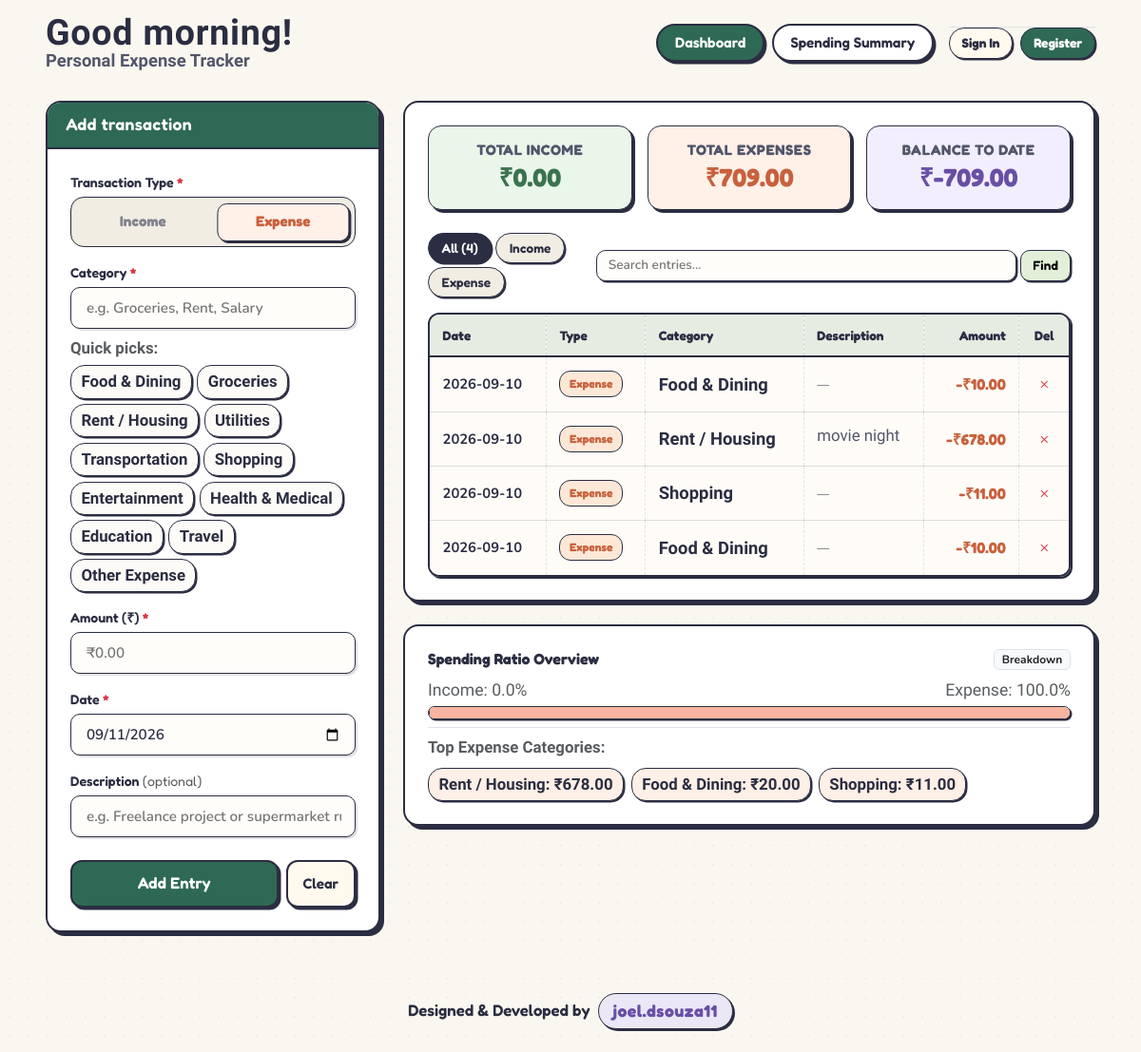
Before: / with the older database file.
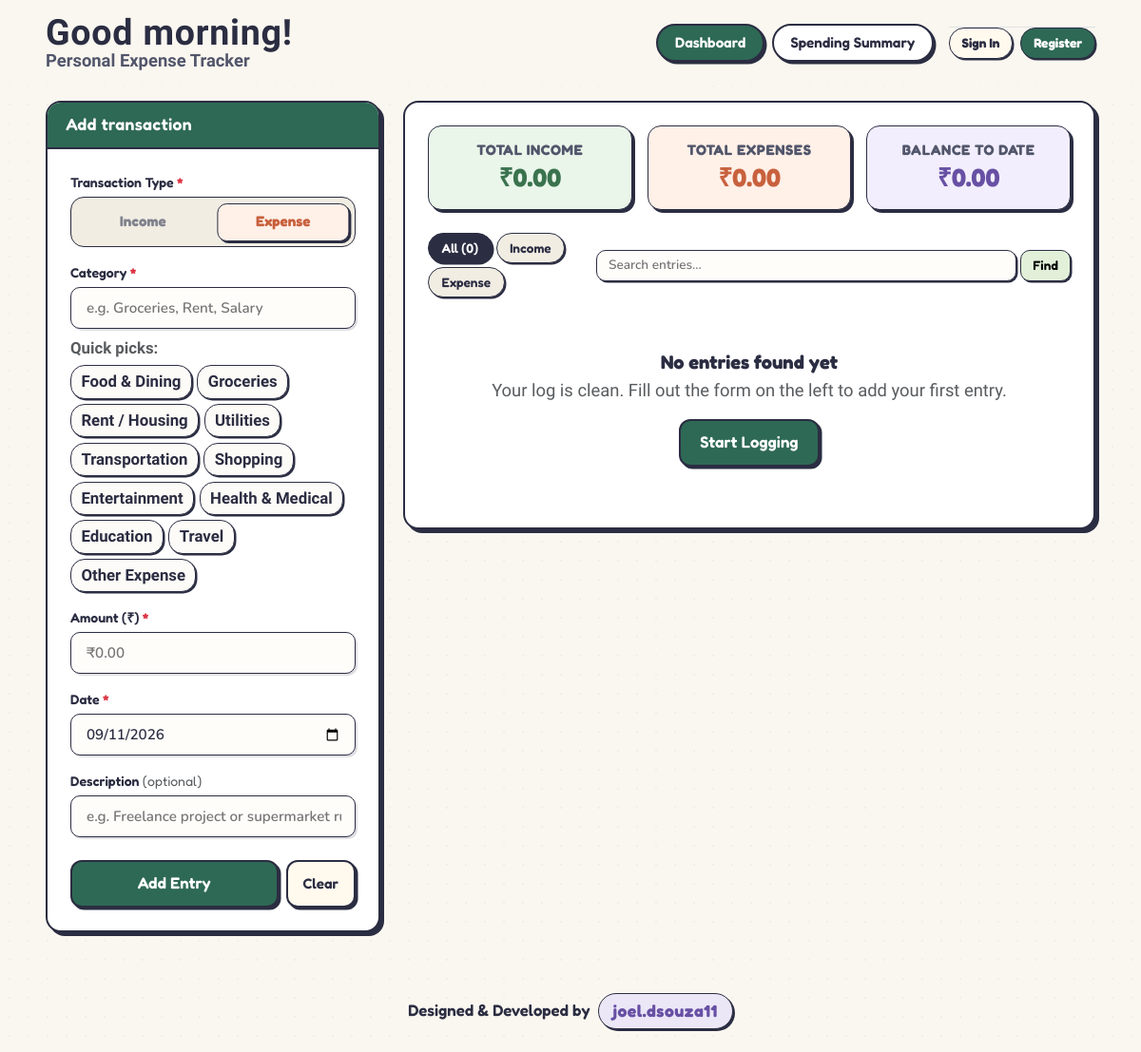
After: the same page with the newer database file.
### tables this page shows
CREATE TABLE transactions (
            id INTEGER PRIMARY KEY AUTOINCREMENT,
            type TEXT NOT NULL CHECK(type IN ('Income', 'Expense')),
            category TEXT NOT NULL,
            amount REAL NOT NULL CHECK(amount > 0),
            date TEXT NOT NULL,
            note TEXT DEFAULT '',
            created_at TIMESTAMP DEFAULT CURRENT_TIMESTAMP
        , user_id INTEGER NOT NULL DEFAULT 1);

### app.py (the view)
@app.route("/", methods=["GET"])
def index():
    user_id = session.get("user_id", 1)
    filter_type = request.args.get("type", "").strip()
    search_query = request.args.get("search", "").strip()
    transactions = database.get_all_transactions(
        user_id=user_id,
        filter_type=filter_type if filter_type in ("Income", "Expense") else None,
        search_query=search_query if search_query else None,
    )
    summary = database.get_financial_summary(user_id=user_id)
    breakdown = database.get_category_breakdown(user_id=user_id)
    today_str = datetime.today().strftime("%Y-%m-%d")
    return render_template(
        "index.html",
        transactions=transactions,
        summary=summary,
        breakdown=breakdown,
        filter_type=filter_type,
        search_query=search_query,
        today=today_str,
        active_tab="dashboard",
    )

### templates/index.html (shortened to what this page needs)
{% extends "base.html" %}
{% block content %}
<div class="container-fluid px-3 px-md-5">
  <div class="row g-4">
    <div class="col-12 col-lg-5 col-xl-4" id="addTransactionSection">
      <div class="tracker-card">
        <div class="tracker-card-header">
          <span class="tracker-header-title">Add transaction</span>
        </div>
        <div class="p-3 p-md-4">
          <form action="{{ url_for('add_transaction') }}" method="POST" id="transactionForm" novalidate>
            <div class="mb-3">
              <label class="doodle-label">Transaction Type <span class="text-danger">*</span></label>
              <div class="doodle-type-toggle is-expense" id="doodleTypeToggle">
                <div class="type-toggle-slider"></div>
                <button type="button" class="doodle-type-btn" id="typeIncomeBtn">
                  Income
                </button>
                <button type="button" class="doodle-type-btn active" id="typeExpenseBtn">
                  Expense
                </button>
              </div>
            </div>
            <div class="mb-3">
              <label for="categoryInput" class="doodle-label">Category <span class="text-danger">*</span></label>
              <div class="doodle-input-wrap">
                <input type="text" class="doodle-input ps-3" id="categoryInput" name="category" placeholder="e.g. Groceries, Rent, Salary" required>
              </div>
              <div class="mt-2">
                <span class="text-muted small fw-bold" style="font-family: 'Patrick Hand', cursive; font-size: 1.05rem;">
                  Quick picks:
                </span>
                <div class="category-pills-wrap" id="categoryPills">
                </div>
              </div>
            </div>
            <div class="mb-3">
              <label for="amountInput" class="doodle-label">Amount (₹) <span class="text-danger">*</span></label>
              <div class="doodle-input-wrap">
                <input type="number" step="0.01" min="0.01" class="doodle-input ps-3" id="amountInput" name="amount" placeholder="₹0.00" required>
              </div>
            </div>
            <div class="mb-3">
              <label for="dateInput" class="doodle-label">Date <span class="text-danger">*</span></label>
              <div class="doodle-input-wrap">
                <input type="date" class="doodle-input ps-3" id="dateInput" name="date" value="{{ today }}" required>
              </div>
            </div>
            <div class="mb-4">
              <label for="noteInput" class="doodle-label">Description <span class="text-muted fw-normal">(optional)</span></label>
              <div class="doodle-input-wrap">
                <input type="text" class="doodle-input ps-3" id="noteInput" name="note" placeholder="e.g. Freelance project or supermarket run">
              </div>
            </div>
            <div class="d-flex gap-2">
              <button type="submit" class="btn-doodle-primary flex-grow-1">
                <span>Add Entry</span>
              </button>
              <button type="reset" class="btn-doodle-secondary px-3" id="clearBtn">
                <span>Clear</span>
              </button>
            </div>
          </form>
        </div>
      </div>
    </div>
    <div class="col-12 col-lg-7 col-xl-8">
      <div class="doodle-card p-3 p-md-4 mb-4">
        <div class="row g-2 g-sm-3 mb-4 text-center">
          <div class="col-12 col-sm-4">
            <div class="mini-stat-box box-income">
              <div class="mini-stat-label">Total Income</div>
              <div class="mini-stat-val text-green-dark">{{ summary.total_income | format_currency }}</div>
            </div>
          </div>
          <div class="col-6 col-sm-4">
            <div class="mini-stat-box box-expense">
              <div class="mini-stat-label">Total Expenses</div>
              <div class="mini-stat-val text-peach-dark">{{ summary.total_expense | format_currency }}</div>
            </div>
          </div>
          <div class="col-6 col-sm-4">
            <div class="mini-stat-box box-balance">
              <div class="mini-stat-label">Balance to Date</div>
              <div class="mini-stat-val text-purple-dark">{{ summary.balance | format_currency }}</div>
            </div>
          </div>
        </div>
        <div class="d-flex flex-column flex-sm-row justify-content-between align-items-sm-center gap-2 mb-3">
          <div class="d-flex align-items-center gap-1 flex-wrap">
            <a href="{{ url_for('index', search=search_query) }}" class="doodle-filter-tab {% if not filter_type %}active{% endif %}">
              All ({{ summary.transaction_count }})
            </a>
            <a href="{{ url_for('index', type='Income', search=search_query) }}" class="doodle-filter-tab tab-income {% if filter_type == 'Income' %}active{% endif %}">
              Income
            </a>
            <a href="{{ url_for('index', type='Expense', search=search_query) }}" class="doodle-filter-tab tab-expense {% if filter_type == 'Expense' %}active{% endif %}">
              Expense
            </a>
          </div>
          <form action="{{ url_for('index') }}" method="GET" class="d-flex align-items-center gap-1 w-100 w-sm-auto mt-1 mt-sm-0">
            <div class="doodle-search-wrap flex-grow-1">
              <input type="text" name="search" class="doodle-search-input w-100" placeholder="Search entries..." value="{{ search_query }}">
            </div>
            <button type="submit" class="btn-doodle-search text-nowrap">Find</button>
          </form>
        </div>
        {% if transactions and transactions|length > 0 %}
          <div class="doodle-table-responsive">
            <table class="doodle-table align-middle">
              <thead>
                <tr>
                  <th>Date</th>
                  <th>Type</th>
                  <th>Category</th>
                  <th>Description</th>
                  <th class="text-end">Amount</th>
                  <th class="text-center" style="width: 45px;">Del</th>
                </tr>
              </thead>
              <tbody>
                {% for tx in transactions %}
                  <tr class="{% if tx.type == 'Income' %}row-income{% else %}row-expense{% endif %}">
                    <td class="text-nowrap fw-bold">{{ tx.date }}</td>
                    <td>
                      {% if tx.type == 'Income' %}
                        <span class="table-badge badge-income">Income</span>
                      {% else %}
                        <span class="table-badge badge-expense">Expense</span>
                      {% endif %}
                    </td>
                    <td>
                      <span class="table-cat-tag">{{ tx.category }}</span>
                    </td>
                    <td>
                      {% if tx.note %}
                        <span class="table-note-text" title="{{ tx.note }}">{{ tx.note }}</span>
                      {% else %}
                        <span class="text-muted small">—</span>
                      {% endif %}
                    </td>
                    <td class="text-end text-nowrap">
                      {% if tx.type == 'Income' %}
                        <span class="table-amount-income">+{{ tx.amount | format_currency }}</span>
                      {% else %}
                        <span class="table-amount-expense">-{{ tx.amount | format_currency }}</span>
                      {% endif %}
                    </td>
                    <td class="text-center">
                      <button type="button"
                              class="btn-doodle-delete text-danger font-weight-bold"
                              data-bs-toggle="modal"
                              data-bs-target="#deleteConfirmModal"
                              data-tx-id="{{ tx.id }}"
                              data-tx-desc="{{ tx.type }} of {{ tx.amount | format_currency }} ({{ tx.category }})"
                              title="Delete Entry">
                        ×
                      </button>
                    </td>
                  </tr>
                {% endfor %}
              </tbody>
            </table>
          </div>
        {% else %}
          <div class="doodle-empty-state">
            <h5 class="fw-bold mb-1" style="font-family: 'Fredoka', cursive;">No entries found yet</h5>
            {% if search_query or filter_type %}
              <p class="text-muted mb-3" style="font-family: 'Patrick Hand', cursive; font-size: 1.15rem;">
                No records match your active search or filter.
              </p>
              <a href="{{ url_for('index') }}" class="btn-doodle-secondary">Clear Filters</a>
            {% else %}
              <p class="text-muted mb-3" style="font-family: 'Patrick Hand', cursive; font-size: 1.15rem;">
                Your log is clean. Fill out the form on the left to add your first entry.
              </p>
              <a href="#addTransactionSection" class="btn-doodle-primary">
                <span>Start Logging</span>
              </a>
            {% endif %}
          </div>
        {% endif %}
      </div>
      {% if summary.transaction_count > 0 %}
      <div class="doodle-card p-3 p-md-4">
        <div class="d-flex align-items-center justify-content-between mb-2">
          <h6 class="fw-bold mb-0 text-ink" style="font-family: 'Fredoka', cursive;">
            Spending Ratio Overview
          </h6>
          <span class="badge bg-light text-dark border border-ink">Breakdown</span>
        </div>
        {% set total_vol = summary.total_income + summary.total_expense %}
        {% if total_vol > 0 %}
          {% set inc_pct = (summary.total_income / total_vol * 100) | round(1) %}
          {% set exp_pct = (summary.total_expense / total_vol * 100) | round(1) %}
          <div class="mb-2">
            <div class="d-flex justify-content-between small text-muted mb-1" style="font-family: 'Patrick Hand', cursive; font-size: 1.1rem;">
              <span>Income: {{ inc_pct }}%</span>
              <span>Expense: {{ exp_pct }}%</span>
            </div>
            <div class="doodle-progress-bar">
              <div class="progress-segment segment-expense" style="width: {{ exp_pct }}%;"></div>
            </div>
          </div>
        {% endif %}
        {% if breakdown.Expense and breakdown.Expense|length > 0 %}
          <div class="mt-2 pt-2 border-top border-ink-light">
            <span class="d-block small text-muted mb-2 fw-bold" style="font-family: 'Patrick Hand', cursive; font-size: 1.05rem;">
              Top Expense Categories:
            </span>
            <div class="d-flex flex-wrap gap-2">
              {% for item in breakdown.Expense[:6] %}
                <span class="cat-pill cat-pill-expense">
                  {{ item.category }}: <strong>{{ item.total | format_currency }}</strong>
                </span>
              {% endfor %}
            </div>
          </div>
        {% elif summary.total_income > 0 %}
          <div class="mt-2 pt-2 border-top border-ink-light text-muted small" style="font-family: 'Patrick Hand', cursive; font-size: 1.05rem;">
            <span>100% Income saved! Log expenses to track category spending.</span>
          </div>
        {% endif %}
      </div>
      {% endif %}
    </div>
  </div>
</div>
{% endblock %}

### templates/base.html (shortened to what this page needs)
<!DOCTYPE html>
<html lang="en">
<head>
  <link href="https://cdn.jsdelivr.net/npm/bootstrap@5.3.3/dist/css/bootstrap.min.css" rel="stylesheet">
  <link rel="stylesheet" href="https://cdn.jsdelivr.net/npm/bootstrap-icons@1.11.3/font/bootstrap-icons.min.css">
  <link rel="stylesheet" href="{{ url_for('static', filename='css/style.css') }}">
</head>
<body>
  <nav class="navbar-custom sticky-top py-2 py-md-3 navbar-expand-md">
    <div class="container-fluid px-3 px-md-5 d-flex align-items-center justify-content-between flex-wrap">
      <a class="navbar-brand d-flex align-items-center text-decoration-none m-0" href="{{ url_for('index') }}">
        <div class="d-flex flex-column">
          <span class="brand-title">{{ greeting }}</span>
          <span class="brand-subtitle">Personal Expense Tracker</span>
        </div>
      </a>
      <div class="collapse navbar-collapse justify-content-end mt-2 mt-md-0" id="navMenuCollapse">
        <div class="d-flex flex-column flex-md-row align-items-stretch align-items-md-center gap-2 pt-2 pt-md-0 ms-auto">
          <a href="{{ url_for('index') }}" class="nav-page-btn {% if active_tab == 'dashboard' %}active{% endif %}">
            <span>Dashboard</span>
          </a>
          <a href="{{ url_for('summary') }}" class="nav-page-btn {% if active_tab == 'summary' %}active{% endif %}">
            <span>Spending Summary</span>
          </a>
          <div class="d-flex align-items-center justify-content-center gap-2 pt-2 pt-md-0 ms-md-2 border-top border-md-0 border-ink-light">
            {% if current_user.is_guest %}
              <a href="{{ url_for('login') }}" class="nav-auth-btn nav-auth-login">
                <span>Sign In</span>
              </a>
              <a href="{{ url_for('register') }}" class="nav-auth-btn nav-auth-register">
                <span>Register</span>
              </a>
            {% endif %}
          </div>
        </div>
      </div>
    </div>
  </nav>
  <main class="py-3">
    {% block content %}{% endblock %}
  </main>
  <footer class="doodle-footer py-4 mt-4">
    <div class="container-fluid px-3 px-md-5 text-center">
      <div class="d-flex align-items-center justify-content-center gap-2 flex-wrap">
        <span class="footer-credit-text">Designed &amp; Developed by</span>
        <a href="https://www.linkedin.com/in/joel-dsouza-30872124b?utm_source=share_via&amp;utm_content=profile&amp;utm_medium=member_android" target="_blank" rel="noopener noreferrer" class="footer-author-pill text-decoration-none">
          <span class="author-handle">joel.dsouza11</span>
        </a>
      </div>
    </div>
  </footer>
</body>
</html>

Changed rows visible on the page:
removed transactions: date "2026-09-10", type "Expense", category "Food & Dining", amount "₹10.00"
removed transactions: date "2026-09-10", type "Expense", category "Rent / Housing", note "movie night", amount "₹678.00"
removed transactions: date "2026-09-10", type "Expense", category "Shopping", amount "₹11.00"
removed transactions: date "2026-09-10", type "Expense", category "Food & Dining", amount "₹10.00"
Other visible differences:
{{ summary.total_expense | format_currency }}: "₹709.00" → "₹0.00"
{{ summary.balance | format_currency }}: "₹-709.00" → "₹0.00"
{{ summary.transaction_count }}: "4" → "0"
{{ inc_pct }}: "0.0" → (not shown)
{{ exp_pct }}: "100.0" → (not shown)
text no longer shown: "Date Type Category Description Amount Del Spending Ratio Overview Breakdown Income: % Expense: % Top Expense Categories:"
text now shown: "No entries found yet Your log is clean. Fill out the form on the left to add your first entry. Start Logging"
list line gone: "Rent / Housing : ₹678.00"
list line gone: "Food & Dining : ₹20.00"
list line gone: "Shopping : ₹11.00"
